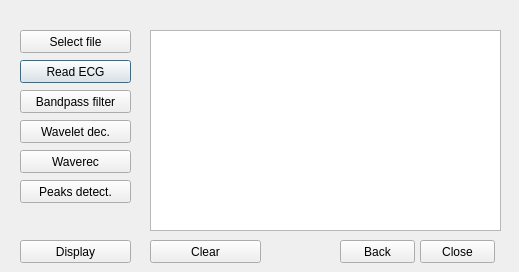
<?xml version="1.0" encoding="UTF-8"?>
<ui version="4.0">
 <class>Preprocessing_ECG</class>
 <widget class="QDialog" name="Preprocessing_ECG">
  <property name="geometry">
   <rect>
    <x>0</x>
    <y>0</y>
    <width>519</width>
    <height>272</height>
   </rect>
  </property>
  <property name="windowTitle">
   <string>Preprocessing ECG</string>
  </property>
  <widget class="QPushButton" name="pushButton">
   <property name="geometry">
    <rect>
     <x>20</x>
     <y>60</y>
     <width>111</width>
     <height>23</height>
    </rect>
   </property>
   <property name="text">
    <string>Read ECG</string>
   </property>
  </widget>
  <widget class="QPushButton" name="pushButton_2">
   <property name="geometry">
    <rect>
     <x>150</x>
     <y>240</y>
     <width>111</width>
     <height>23</height>
    </rect>
   </property>
   <property name="text">
    <string>Clear</string>
   </property>
  </widget>
  <widget class="QPushButton" name="pushButton_3">
   <property name="geometry">
    <rect>
     <x>20</x>
     <y>150</y>
     <width>111</width>
     <height>23</height>
    </rect>
   </property>
   <property name="text">
    <string>Waverec</string>
   </property>
  </widget>
  <widget class="QGraphicsView" name="graphicsView">
   <property name="geometry">
    <rect>
     <x>150</x>
     <y>30</y>
     <width>351</width>
     <height>201</height>
    </rect>
   </property>
  </widget>
  <widget class="QPushButton" name="pushButton_4">
   <property name="geometry">
    <rect>
     <x>20</x>
     <y>180</y>
     <width>111</width>
     <height>23</height>
    </rect>
   </property>
   <property name="text">
    <string>Peaks detect.</string>
   </property>
  </widget>
  <widget class="QPushButton" name="pushButton_5">
   <property name="geometry">
    <rect>
     <x>20</x>
     <y>30</y>
     <width>111</width>
     <height>23</height>
    </rect>
   </property>
   <property name="text">
    <string>Select file</string>
   </property>
  </widget>
  <widget class="QPushButton" name="pushButton_6">
   <property name="geometry">
    <rect>
     <x>340</x>
     <y>240</y>
     <width>75</width>
     <height>23</height>
    </rect>
   </property>
   <property name="text">
    <string>Back</string>
   </property>
  </widget>
  <widget class="QPushButton" name="pushButton_7">
   <property name="geometry">
    <rect>
     <x>420</x>
     <y>240</y>
     <width>75</width>
     <height>23</height>
    </rect>
   </property>
   <property name="text">
    <string>Close</string>
   </property>
  </widget>
  <widget class="QPushButton" name="pushButton_8">
   <property name="geometry">
    <rect>
     <x>20</x>
     <y>120</y>
     <width>111</width>
     <height>23</height>
    </rect>
   </property>
   <property name="text">
    <string>Wavelet dec.</string>
   </property>
  </widget>
  <widget class="QPushButton" name="pushButton_9">
   <property name="geometry">
    <rect>
     <x>20</x>
     <y>90</y>
     <width>111</width>
     <height>23</height>
    </rect>
   </property>
   <property name="text">
    <string>Bandpass filter</string>
   </property>
  </widget>
  <widget class="QPushButton" name="pushButton_10">
   <property name="geometry">
    <rect>
     <x>20</x>
     <y>240</y>
     <width>111</width>
     <height>23</height>
    </rect>
   </property>
   <property name="text">
    <string>Display</string>
   </property>
  </widget>
 </widget>
 <resources/>
 <connections/>
</ui>
